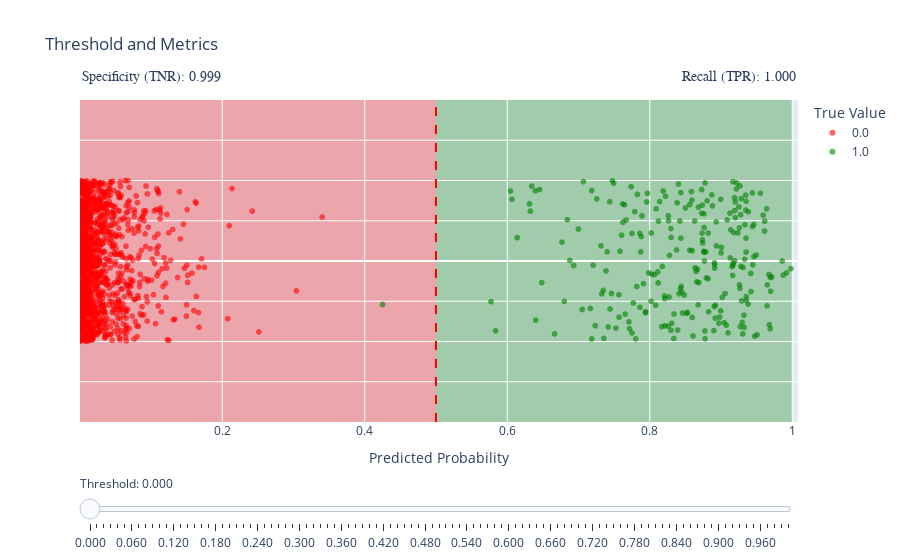

The code cell stored with this chart in its notebook:
### Markdown cell above
Este gráfico muestra un **SHAP Summary Plot** que indica cómo cada característica afecta la salida del modelo. La importancia de cada característica y su influencia se visualizan a través de los **valores SHAP**, que reflejan el impacto sobre la predicción del modelo:

- **TotalWorkingYears** es la característica más influyente, con valores altos (en rojo) que tienden a incrementar el valor de predicción del modelo, sugiriendo que una mayor experiencia laboral se asocia con una mayor probabilidad de retención.
- **MaritalStatus** también tiene un gran impacto. Los empleados casados (valores altos, en rojo) parecen estar más inclinados a permanecer en la empresa, mientras que los valores bajos están asociados con un impacto negativo en la retención.
- **Age** y **JobSatisfaction** son otras características importantes. Los empleados mayores y aquellos con una alta satisfacción laboral (en rojo) tienden a tener un impacto positivo en la retención según el modelo.
- **YearsSinceLastPromotion** demuestra que aquellos empleados que llevan más tiempo sin promocionar (rojo), son aquellos que tienden a una menor probabilidad de retención.
- **EnvironmentSatisfaction** y **NumCompaniesWorked** también afectan la predicción: altos niveles de satisfacción con el ambiente laboral (rojo) están asociados con una retención más alta, mientras que haber trabajado en muchas empresas (en azul) está relacionado con una menor estabilidad.

Otras características interesantes que influyen sobre la retención podrían ser **YearsAtCompany**, ya que no parece haber un patrón muy claro que motive a empleados más veteranos (o novatos) a marcharse de la empresa. Características puramente categóricas como pueden ser **EducationField** presentan el patrón que presentan puramente por el target encoding, donde se le asignó la tasa de retención de cada uno, por lo que es normal encontrar este ordenamiento.

### Code cell
plot_interactive_probs(y, y_prob)

### Figure 1 — Plotly figure (JSON) as saved in the notebook; plotly's stock layout.template omitted (floating-point values rounded to 4 significant figures; data arrays with more than 128 entries replaced by an {"elided": "..."} marker saying what was removed)
{"data": [{"hovertemplate": "True Value=0.0<br>Predicted Probability=%{x}<br>Jitter=%{y}<extra></extra>", "legendgroup": "0.0", "marker": {"color": "red", "opacity": 0.6, "symbol": "circle"}, "mode": "markers", "name": "0.0", "showlegend": true, "type": "scattergl", "x": {"elided": "1279 float values"}, "xaxis": "x", "y": {"elided": "1279 float values"}, "yaxis": "y"}, {"hovertemplate": "True Value=1.0<br>Predicted Probability=%{x}<br>Jitter=%{y}<extra></extra>", "legendgroup": "1.0", "marker": {"color": "green", "opacity": 0.6, "symbol": "circle"}, "mode": "markers", "name": "1.0", "showlegend": true, "type": "scattergl", "x": {"elided": "243 float values"}, "xaxis": "x", "y": {"elided": "243 float values"}, "yaxis": "y"}], "layout": {"annotations": [{"showarrow": false, "text": "", "x": 0.5, "xanchor": "right", "xref": "x", "y": 1, "yanchor": "top", "yref": "y domain"}, {"font": {"family": "Arial Black", "size": 14}, "showarrow": false, "text": "Recall (TPR): 1.000", "x": 1, "xref": "paper", "y": 1.1, "yref": "paper"}, {"font": {"family": "Arial Black", "size": 14}, "showarrow": false, "text": "Specificity (TNR): 0.999", "x": 0, "xref": "paper", "y": 1.1, "yref": "paper"}], "coloraxis": {"showscale": false}, "legend": {"title": {"text": "True Value"}, "tracegroupgap": 0}, "shapes": [{"fillcolor": "red", "layer": "below", "line": {"width": 0}, "opacity": 0.3, "type": "rect", "x0": 0, "x1": 0.5, "y0": -1, "y1": 1}, {"fillcolor": "green", "layer": "below", "line": {"width": 0}, "opacity": 0.3, "type": "rect", "x0": 0.5, "x1": 1, "y0": -1, "y1": 1}, {"line": {"color": "red", "dash": "dash", "width": 2}, "type": "line", "x0": 0.5, "x1": 0.5, "xref": "x", "y0": 0, "y1": 1, "yref": "y domain"}], "sliders": [{"active": 0.5, "currentvalue": {"prefix": "Threshold: "}, "pad": {"t": 50}, "steps": [{"args": [{"annotations[1].text": "Recall (TPR): 0.160", "annotations[2].text": "Specificity (TNR): 0.000", "shapes[0].x1": 0.0003722, "shapes[1].x0": 0.0003722, "shapes[2].x0": 0.0003722, "shapes[2].x1": 0.0003722}], "label": "0.000", "method": "relayout"}, {"args": [{"annotations[1].text": "Recall (TPR): 0.234", "annotations[2].text": "Specificity (TNR): 1.000", "shapes[0].x1": 0.01037, "shapes[1].x0": 0.01037, "shapes[2].x0": 0.01037, "shapes[2].x1": 0.01037}], "label": "0.010", "method": "relayout"}, {"args": [{"annotations[1].text": "Recall (TPR): 0.309", "annotations[2].text": "Specificity (TNR): 1.000", "shapes[0].x1": 0.02037, "shapes[1].x0": 0.02037, "shapes[2].x0": 0.02037, "shapes[2].x1": 0.02037}], "label": "0.020", "method": "relayout"}, {"args": [{"annotations[1].text": "Recall (TPR): 0.386", "annotations[2].text": "Specificity (TNR): 1.000", "shapes[0].x1": 0.03037, "shapes[1].x0": 0.03037, "shapes[2].x0": 0.03037, "shapes[2].x1": 0.03037}], "label": "0.030", "method": "relayout"}, {"args": [{"annotations[1].text": "Recall (TPR): 0.459", "annotations[2].text": "Specificity (TNR): 1.000", "shapes[0].x1": 0.04037, "shapes[1].x0": 0.04037, "shapes[2].x0": 0.04037, "shapes[2].x1": 0.04037}], "label": "0.040", "method": "relayout"}, {"args": [{"annotations[1].text": "Recall (TPR): 0.521", "annotations[2].text": "Specificity (TNR): 1.000", "shapes[0].x1": 0.05037, "shapes[1].x0": 0.05037, "shapes[2].x0": 0.05037, "shapes[2].x1": 0.05037}], "label": "0.050", "method": "relayout"}, {"args": [{"annotations[1].text": "Recall (TPR): 0.588", "annotations[2].text": "Specificity (TNR): 1.000", "shapes[0].x1": 0.06037, "shapes[1].x0": 0.06037, "shapes[2].x0": 0.06037, "shapes[2].x1": 0.06037}], "label": "0.060", "method": "relayout"}, {"args": [{"annotations[1].text": "Recall (TPR): 0.662", "annotations[2].text": "Specificity (TNR): 1.000", "shapes[0].x1": 0.07037, "shapes[1].x0": 0.07037, "shapes[2].x0": 0.07037, "shapes[2].x1": 0.07037}], "label": "0.070", "method": "relayout"}, {"args": [{"annotations[1].text": "Recall (TPR): 0.700", "annotations[2].text": "Specificity (TNR): 1.000", "shapes[0].x1": 0.08037, "shapes[1].x0": 0.08037, "shapes[2].x0": 0.08037, "shapes[2].x1": 0.08037}], "label": "0.080", "method": "relayout"}, {"args": [{"annotations[1].text": "Recall (TPR): 0.752", "annotations[2].text": "Specificity (TNR): 1.000", "shapes[0].x1": 0.09037, "shapes[1].x0": 0.09037, "shapes[2].x0": 0.09037, "shapes[2].x1": 0.09037}], "label": "0.090", "method": "relayout"}, {"args": [{"annotations[1].text": "Recall (TPR): 0.784", "annotations[2].text": "Specificity (TNR): 1.000", "shapes[0].x1": 0.1004, "shapes[1].x0": 0.1004, "shapes[2].x0": 0.1004, "shapes[2].x1": 0.1004}], "label": "0.100", "method": "relayout"}, {"args": [{"annotations[1].text": "Recall (TPR): 0.829", "annotations[2].text": "Specificity (TNR): 1.000", "shapes[0].x1": 0.1104, "shapes[1].x0": 0.1104, "shapes[2].x0": 0.1104, "shapes[2].x1": 0.1104}], "label": "0.110", "method": "relayout"}, {"args": [{"annotations[1].text": "Recall (TPR): 0.859", "annotations[2].text": "Specificity (TNR): 1.000", "shapes[0].x1": 0.1204, "shapes[1].x0": 0.1204, "shapes[2].x0": 0.1204, "shapes[2].x1": 0.1204}], "label": "0.120", "method": "relayout"}, {"args": [{"annotations[1].text": "Recall (TPR): 0.887", "annotations[2].text": "Specificity (TNR): 1.000", "shapes[0].x1": 0.1304, "shapes[1].x0": 0.1304, "shapes[2].x0": 0.1304, "shapes[2].x1": 0.1304}], "label": "0.130", "method": "relayout"}, {"args": [{"annotations[1].text": "Recall (TPR): 0.903", "annotations[2].text": "Specificity (TNR): 1.000", "shapes[0].x1": 0.1404, "shapes[1].x0": 0.1404, "shapes[2].x0": 0.1404, "shapes[2].x1": 0.1404}], "label": "0.140", "method": "relayout"}, {"args": [{"annotations[1].text": "Recall (TPR): 0.920", "annotations[2].text": "Specificity (TNR): 1.000", "shapes[0].x1": 0.1504, "shapes[1].x0": 0.1504, "shapes[2].x0": 0.1504, "shapes[2].x1": 0.1504}], "label": "0.150", "method": "relayout"}, {"args": [{"annotations[1].text": "Recall (TPR): 0.942", "annotations[2].text": "Specificity (TNR): 1.000", "shapes[0].x1": 0.1604, "shapes[1].x0": 0.1604, "shapes[2].x0": 0.1604, "shapes[2].x1": 0.1604}], "label": "0.160", "method": "relayout"}, {"args": [{"annotations[1].text": "Recall (TPR): 0.964", "annotations[2].text": "Specificity (TNR): 1.000", "shapes[0].x1": 0.1704, "shapes[1].x0": 0.1704, "shapes[2].x0": 0.1704, "shapes[2].x1": 0.1704}], "label": "0.170", "method": "relayout"}, {"args": [{"annotations[1].text": "Recall (TPR): 0.972", "annotations[2].text": "Specificity (TNR): 1.000", "shapes[0].x1": 0.1804, "shapes[1].x0": 0.1804, "shapes[2].x0": 0.1804, "shapes[2].x1": 0.1804}], "label": "0.180", "method": "relayout"}, {"args": [{"annotations[1].text": "Recall (TPR): 0.972", "annotations[2].text": "Specificity (TNR): 1.000", "shapes[0].x1": 0.1904, "shapes[1].x0": 0.1904, "shapes[2].x0": 0.1904, "shapes[2].x1": 0.1904}], "label": "0.190", "method": "relayout"}, {"args": [{"annotations[1].text": "Recall (TPR): 0.972", "annotations[2].text": "Specificity (TNR): 1.000", "shapes[0].x1": 0.2004, "shapes[1].x0": 0.2004, "shapes[2].x0": 0.2004, "shapes[2].x1": 0.2004}], "label": "0.200", "method": "relayout"}, {"args": [{"annotations[1].text": "Recall (TPR): 0.980", "annotations[2].text": "Specificity (TNR): 1.000", "shapes[0].x1": 0.2104, "shapes[1].x0": 0.2104, "shapes[2].x0": 0.2104, "shapes[2].x1": 0.2104}], "label": "0.210", "method": "relayout"}, {"args": [{"annotations[1].text": "Recall (TPR): 0.984", "annotations[2].text": "Specificity (TNR): 1.000", "shapes[0].x1": 0.2204, "shapes[1].x0": 0.2204, "shapes[2].x0": 0.2204, "shapes[2].x1": 0.2204}], "label": "0.220", "method": "relayout"}, {"args": [{"annotations[1].text": "Recall (TPR): 0.984", "annotations[2].text": "Specificity (TNR): 1.000", "shapes[0].x1": 0.2304, "shapes[1].x0": 0.2304, "shapes[2].x0": 0.2304, "shapes[2].x1": 0.2304}], "label": "0.230", "method": "relayout"}, {"args": [{"annotations[1].text": "Recall (TPR): 0.984", "annotations[2].text": "Specificity (TNR): 1.000", "shapes[0].x1": 0.2404, "shapes[1].x0": 0.2404, "shapes[2].x0": 0.2404, "shapes[2].x1": 0.2404}], "label": "0.240", "method": "relayout"}, {"args": [{"annotations[1].text": "Recall (TPR): 0.988", "annotations[2].text": "Specificity (TNR): 1.000", "shapes[0].x1": 0.2504, "shapes[1].x0": 0.2504, "shapes[2].x0": 0.2504, "shapes[2].x1": 0.2504}], "label": "0.250", "method": "relayout"}, {"args": [{"annotations[1].text": "Recall (TPR): 0.992", "annotations[2].text": "Specificity (TNR): 1.000", "shapes[0].x1": 0.2604, "shapes[1].x0": 0.2604, "shapes[2].x0": 0.2604, "shapes[2].x1": 0.2604}], "label": "0.260", "method": "relayout"}, {"args": [{"annotations[1].text": "Recall (TPR): 0.992", "annotations[2].text": "Specificity (TNR): 1.000", "shapes[0].x1": 0.2704, "shapes[1].x0": 0.2704, "shapes[2].x0": 0.2704, "shapes[2].x1": 0.2704}], "label": "0.270", "method": "relayout"}, {"args": [{"annotations[1].text": "Recall (TPR): 0.992", "annotations[2].text": "Specificity (TNR): 1.000", "shapes[0].x1": 0.2804, "shapes[1].x0": 0.2804, "shapes[2].x0": 0.2804, "shapes[2].x1": 0.2804}], "label": "0.280", "method": "relayout"}, {"args": [{"annotations[1].text": "Recall (TPR): 0.992", "annotations[2].text": "Specificity (TNR): 1.000", "shapes[0].x1": 0.2904, "shapes[1].x0": 0.2904, "shapes[2].x0": 0.2904, "shapes[2].x1": 0.2904}], "label": "0.290", "method": "relayout"}, {"args": [{"annotations[1].text": "Recall (TPR): 0.992", "annotations[2].text": "Specificity (TNR): 1.000", "shapes[0].x1": 0.3004, "shapes[1].x0": 0.3004, "shapes[2].x0": 0.3004, "shapes[2].x1": 0.3004}], "label": "0.300", "method": "relayout"}, {"args": [{"annotations[1].text": "Recall (TPR): 0.996", "annotations[2].text": "Specificity (TNR): 1.000", "shapes[0].x1": 0.3104, "shapes[1].x0": 0.3104, "shapes[2].x0": 0.3104, "shapes[2].x1": 0.3104}], "label": "0.310", "method": "relayout"}, {"args": [{"annotations[1].text": "Recall (TPR): 0.996", "annotations[2].text": "Specificity (TNR): 1.000", "shapes[0].x1": 0.3204, "shapes[1].x0": 0.3204, "shapes[2].x0": 0.3204, "shapes[2].x1": 0.3204}], "label": "0.320", "method": "relayout"}, {"args": [{"annotations[1].text": "Recall (TPR): 0.996", "annotations[2].text": "Specificity (TNR): 1.000", "shapes[0].x1": 0.3304, "shapes[1].x0": 0.3304, "shapes[2].x0": 0.3304, "shapes[2].x1": 0.3304}], "label": "0.330", "method": "relayout"}, {"args": [{"annotations[1].text": "Recall (TPR): 1.000", "annotations[2].text": "Specificity (TNR): 1.000", "shapes[0].x1": 0.3404, "shapes[1].x0": 0.3404, "shapes[2].x0": 0.3404, "shapes[2].x1": 0.3404}], "label": "0.340", "method": "relayout"}, {"args": [{"annotations[1].text": "Recall (TPR): 1.000", "annotations[2].text": "Specificity (TNR): 1.000", "shapes[0].x1": 0.3504, "shapes[1].x0": 0.3504, "shapes[2].x0": 0.3504, "shapes[2].x1": 0.3504}], "label": "0.350", "method": "relayout"}, {"args": [{"annotations[1].text": "Recall (TPR): 1.000", "annotations[2].text": "Specificity (TNR): 1.000", "shapes[0].x1": 0.3604, "shapes[1].x0": 0.3604, "shapes[2].x0": 0.3604, "shapes[2].x1": 0.3604}], "label": "0.360", "method": "relayout"}, {"args": [{"annotations[1].text": "Recall (TPR): 1.000", "annotations[2].text": "Specificity (TNR): 1.000", "shapes[0].x1": 0.3704, "shapes[1].x0": 0.3704, "shapes[2].x0": 0.3704, "shapes[2].x1": 0.3704}], "label": "0.370", "method": "relayout"}, {"args": [{"annotations[1].text": "Recall (TPR): 1.000", "annotations[2].text": "Specificity (TNR): 1.000", "shapes[0].x1": 0.3804, "shapes[1].x0": 0.3804, "shapes[2].x0": 0.3804, "shapes[2].x1": 0.3804}], "label": "0.380", "method": "relayout"}, {"args": [{"annotations[1].text": "Recall (TPR): 1.000", "annotations[2].text": "Specificity (TNR): 1.000", "shapes[0].x1": 0.3904, "shapes[1].x0": 0.3904, "shapes[2].x0": 0.3904, "shapes[2].x1": 0.3904}], "label": "0.390", "method": "relayout"}, {"args": [{"annotations[1].text": "Recall (TPR): 1.000", "annotations[2].text": "Specificity (TNR): 1.000", "shapes[0].x1": 0.4004, "shapes[1].x0": 0.4004, "shapes[2].x0": 0.4004, "shapes[2].x1": 0.4004}], "label": "0.400", "method": "relayout"}, {"args": [{"annotations[1].text": "Recall (TPR): 1.000", "annotations[2].text": "Specificity (TNR): 1.000", "shapes[0].x1": 0.4104, "shapes[1].x0": 0.4104, "shapes[2].x0": 0.4104, "shapes[2].x1": 0.4104}], "label": "0.410", "method": "relayout"}, {"args": [{"annotations[1].text": "Recall (TPR): 1.000", "annotations[2].text": "Specificity (TNR): 1.000", "shapes[0].x1": 0.4204, "shapes[1].x0": 0.4204, "shapes[2].x0": 0.4204, "shapes[2].x1": 0.4204}], "label": "0.420", "method": "relayout"}, {"args": [{"annotations[1].text": "Recall (TPR): 1.000", "annotations[2].text": "Specificity (TNR): 0.999", "shapes[0].x1": 0.4304, "shapes[1].x0": 0.4304, "shapes[2].x0": 0.4304, "shapes[2].x1": 0.4304}], "label": "0.430", "method": "relayout"}, {"args": [{"annotations[1].text": "Recall (TPR): 1.000", "annotations[2].text": "Specificity (TNR): 0.999", "shapes[0].x1": 0.4404, "shapes[1].x0": 0.4404, "shapes[2].x0": 0.4404, "shapes[2].x1": 0.4404}], "label": "0.440", "method": "relayout"}, {"args": [{"annotations[1].text": "Recall (TPR): 1.000", "annotations[2].text": "Specificity (TNR): 0.999", "shapes[0].x1": 0.4504, "shapes[1].x0": 0.4504, "shapes[2].x0": 0.4504, "shapes[2].x1": 0.4504}], "label": "0.450", "method": "relayout"}, {"args": [{"annotations[1].text": "Recall (TPR): 1.000", "annotations[2].text": "Specificity (TNR): 0.999", "shapes[0].x1": 0.4604, "shapes[1].x0": 0.4604, "shapes[2].x0": 0.4604, "shapes[2].x1": 0.4604}], "label": "0.460", "method": "relayout"}, {"args": [{"annotations[1].text": "Recall (TPR): 1.000", "annotations[2].text": "Specificity (TNR): 0.999", "shapes[0].x1": 0.4704, "shapes[1].x0": 0.4704, "shapes[2].x0": 0.4704, "shapes[2].x1": 0.4704}], "label": "0.470", "method": "relayout"}, {"args": [{"annotations[1].text": "Recall (TPR): 1.000", "annotations[2].text": "Specificity (TNR): 0.999", "shapes[0].x1": 0.4804, "shapes[1].x0": 0.4804, "shapes[2].x0": 0.4804, "shapes[2].x1": 0.4804}], "label": "0.480", "method": "relayout"}, {"args": [{"annotations[1].text": "Recall (TPR): 1.000", "annotations[2].text": "Specificity (TNR): 0.999", "shapes[0].x1": 0.4904, "shapes[1].x0": 0.4904, "shapes[2].x0": 0.4904, "shapes[2].x1": 0.4904}], "label": "0.490", "method": "relayout"}, {"args": [{"annotations[1].text": "Recall (TPR): 1.000", "annotations[2].text": "Specificity (TNR): 0.999", "shapes[0].x1": 0.5004, "shapes[1].x0": 0.5004, "shapes[2].x0": 0.5004, "shapes[2].x1": 0.5004}], "label": "0.500", "method": "relayout"}, {"args": [{"annotations[1].text": "Recall (TPR): 1.000", "annotations[2].text": "Specificity (TNR): 0.999", "shapes[0].x1": 0.5104, "shapes[1].x0": 0.5104, "shapes[2].x0": 0.5104, "shapes[2].x1": 0.5104}], "label": "0.510", "method": "relayout"}, {"args": [{"annotations[1].text": "Recall (TPR): 1.000", "annotations[2].text": "Specificity (TNR): 0.999", "shapes[0].x1": 0.5204, "shapes[1].x0": 0.5204, "shapes[2].x0": 0.5204, "shapes[2].x1": 0.5204}], "label": "0.520", "method": "relayout"}, {"args": [{"annotations[1].text": "Recall (TPR): 1.000", "annotations[2].text": "Specificity (TNR): 0.999", "shapes[0].x1": 0.5304, "shapes[1].x0": 0.5304, "shapes[2].x0": 0.5304, "shapes[2].x1": 0.5304}], "label": "0.530", "method": "relayout"}, {"args": [{"annotations[1].text": "Recall (TPR): 1.000", "annotations[2].text": "Specificity (TNR): 0.999", "shapes[0].x1": 0.5404, "shapes[1].x0": 0.5404, "shapes[2].x0": 0.5404, "shapes[2].x1": 0.5404}], "label": "0.540", "method": "relayout"}, {"args": [{"annotations[1].text": "Recall (TPR): 1.000", "annotations[2].text": "Specificity (TNR): 0.999", "shapes[0].x1": 0.5504, "shapes[1].x0": 0.5504, "shapes[2].x0": 0.5504, "shapes[2].x1": 0.5504}], "label": "0.550", "method": "relayout"}, {"args": [{"annotations[1].text": "Recall (TPR): 1.000", "annotations[2].text": "Specificity (TNR): 0.999", "shapes[0].x1": 0.5604, "shapes[1].x0": 0.5604, "shapes[2].x0": 0.5604, "shapes[2].x1": 0.5604}], "label": "0.560", "method": "relayout"}, {"args": [{"annotations[1].text": "Recall (TPR): 1.000", "annotations[2].text": "Specificity (TNR): 0.999", "shapes[0].x1": 0.5704, "shapes[1].x0": 0.5704, "shapes[2].x0": 0.5704, "shapes[2].x1": 0.5704}], "label": "0.570", "method": "relayout"}, {"args": [{"annotations[1].text": "Recall (TPR): 1.000", "annotations[2].text": "Specificity (TNR): 0.998", "shapes[0].x1": 0.5804, "shapes[1].x0": 0.5804, "shapes[2].x0": 0.5804, "shapes[2].x1": 0.5804}], "label": "0.580", "method": "relayout"}, {"args": [{"annotations[1].text": "Recall (TPR): 1.000", "annotations[2].text": "Specificity (TNR): 0.998", "shapes[0].x1": 0.5904, "shapes[1].x0": 0.5904, "shapes[2].x0": 0.5904, "shapes[2].x1": 0.5904}], "label": "0.590", "method": "relayout"}, {"args": [{"annotations[1].text": "Recall (TPR): 1.000", "annotations[2].text": "Specificity (TNR): 0.998", "shapes[0].x1": 0.6004, "shapes[1].x0": 0.6004, "shapes[2].x0": 0.6004, "shapes[2].x1": 0.6004}], "label": "0.600", "method": "relayout"}, {"args": [{"annotations[1].text": "Recall (TPR): 1.000", "annotations[2].text": "Specificity (TNR): 0.996", "shapes[0].x1": 0.6104, "shapes[1].x0": 0.6104, "shapes[2].x0": 0.6104, "shapes[2].x1": 0.6104}], "label": "0.610", "method": "relayout"}, {"args": [{"annotations[1].text": "Recall (TPR): 1.000", "annotations[2].text": "Specificity (TNR): 0.995", "shapes[0].x1": 0.6204, "shapes[1].x0": 0.6204, "shapes[2].x0": 0.6204, "shapes[2].x1": 0.6204}], "label": "0.620", "method": "relayout"}, {"args": [{"annotations[1].text": "Recall (TPR): 1.000", "annotations[2].text": "Specificity (TNR): 0.995", "shapes[0].x1": 0.6304, "shapes[1].x0": 0.6304, "shapes[2].x0": 0.6304, "shapes[2].x1": 0.6304}], "label": "0.630", "method": "relayout"}, {"args": [{"annotations[1].text": "Recall (TPR): 1.000", "annotations[2].text": "Specificity (TNR): 0.991", "shapes[0].x1": 0.6404, "shapes[1].x0": 0.6404, "shapes[2].x0": 0.6404, "shapes[2].x1": 0.6404}], "label": "0.640", "method": "relayout"}, {"args": [{"annotations[1].text": "Recall (TPR): 1.000", "annotations[2].text": "Specificity (TNR): 0.990", "shapes[0].x1": 0.6504, "shapes[1].x0": 0.6504, "shapes[2].x0": 0.6504, "shapes[2].x1": 0.6504}], "label": "0.650", "method": "relayout"}, {"args": [{"annotations[1].text": "Recall (TPR): 1.000", "annotations[2].text": "Specificity (TNR): 0.990", "shapes[0].x1": 0.6604, "shapes[1].x0": 0.6604, "shapes[2].x0": 0.6604, "shapes[2].x1": 0.6604}], "label": "0.660", "method": "relayout"}, {"args": [{"annotations[1].text": "Recall (TPR): 1.000", "annotations[2].text": "Specificity (TNR): 0.989", "shapes[0].x1": 0.6704, "shapes[1].x0": 0.6704, "shapes[2].x0": 0.6704, "shapes[2].x1": 0.6704}], "label": "0.670", "method": "relayout"}, {"args": [{"annotations[1].text": "Recall (TPR): 1.000", "annotations[2].text": "Specificity (TNR): 0.988", "shapes[0].x1": 0.6804, "shapes[1].x0": 0.6804, "shapes[2].x0": 0.6804, "shapes[2].x1": 0.6804}], "label": "0.680", "method": "relayout"}, {"args": [{"annotations[1].text": "Recall (TPR): 1.000", "annotations[2].text": "Specificity (TNR): 0.986", "shapes[0].x1": 0.6904, "shapes[1].x0": 0.6904, "shapes[2].x0": 0.6904, "shapes[2].x1": 0.6904}], "label": "0.690", "method": "relayout"}, {"args": [{"annotations[1].text": "Recall (TPR): 1.000", "annotations[2].text": "Specificity (TNR): 0.985", "shapes[0].x1": 0.7004, "shapes[1].x0": 0.7004, "shapes[2].x0": 0.7004, "shapes[2].x1": 0.7004}], "label": "0.700", "method": "relayout"}, {"args": [{"annotations[1].text": "Recall (TPR): 1.000", "annotations[2].text": "Specificity (TNR): 0.983", "shapes[0].x1": 0.7104, "shapes[1].x0": 0.7104, "shapes[2].x0": 0.7104, "shapes[2].x1": 0.7104}], "label": "0.710", "method": "relayout"}, {"args": [{"annotations[1].text": "Recall (TPR): 1.000", "annotations[2].text": "Specificity (TNR): 0.981", "shapes[0].x1": 0.7204, "shapes[1].x0": 0.7204, "shapes[2].x0": 0.7204, "shapes[2].x1": 0.7204}], "label": "0.720", "method": "relayout"}, {"args": [{"annotations[1].text": "Recall (TPR): 1.000", "annotations[2].text": "Specificity (TNR): 0.979", "shapes[0].x1": 0.7304, "shapes[1].x0": 0.7304, "shapes[2].x0": 0.7304, "shapes[2].x1": 0.7304}], "label": "0.730", "method": "relayout"}, {"args": [{"annotations[1].text": "Recall (TPR): 1.000", "annotations[2].text": "Specificity (TNR): 0.974", "shapes[0].x1": 0.7404, "shapes[1].x0": 0.7404, "shapes[2].x0": 0.7404, "shapes[2].x1": 0.7404}], "label": "0.740", "method": "relayout"}, {"args": [{"annotations[1].text": "Recall (TPR): 1.000", "annotations[2].text": "Specificity (TNR): 0.970", "shapes[0].x1": 0.7504, "shapes[1].x0": 0.7504, "shapes[2].x0": 0.7504, "shapes[2].x1": 0.7504}], "label": "0.750", "method": "relayout"}, {"args": [{"annotations[1].text": "Recall (TPR): 1.000", "annotations[2].text": "Specificity (TNR): 0.967", "shapes[0].x1": 0.7604, "shapes[1].x0": 0.7604, "shapes[2].x0": 0.7604, "shapes[2].x1": 0.7604}], "label": "0.760", "method": "relayout"}, {"args": [{"annotations[1].text": "Recall (TPR): 1.000", "annotations[2].text": "Specificity (TNR): 0.962", "shapes[0].x1": 0.7704, "shapes[1].x0": 0.7704, "shapes[2].x0": 0.7704, "shapes[2].x1": 0.7704}], "label": "0.770", "method": "relayout"}, {"args": [{"annotations[1].text": "Recall (TPR): 1.000", "annotations[2].text": "Specificity (TNR): 0.957", "shapes[0].x1": 0.7804, "shapes[1].x0": 0.7804, "shapes[2].x0": 0.7804, "shapes[2].x1": 0.7804}], "label": "0.780", "method": "relayout"}, {"args": [{"annotations[1].text": "Recall (TPR): 1.000", "annotations[2].text": "Specificity (TNR): 0.952", "shapes[0].x1": 0.7904, "shapes[1].x0": 0.7904, "shapes[2].x0": 0.7904, "shapes[2].x1": 0.7904}], "label": "0.790", "method": "relayout"}, {"args": [{"annotations[1].text": "Recall (TPR): 1.000", "annotations[2].text": "Specificity (TNR): 0.947", "shapes[0].x1": 0.8004, "shapes[1].x0": 0.8004, "shapes[2].x0": 0.8004, "shapes[2].x1": 0.8004}], "label": "0.800", "method": "relayout"}, {"args": [{"annotations[1].text": "Recall (TPR): 1.000", "annotations[2].text": "Specificity (TNR): 0.943", "shapes[0].x1": 0.8104, "shapes[1].x0": 0.8104, "shapes[2].x0": 0.8104, "shapes[2].x1": 0.8104}], "label": "0.810", "method": "relayout"}, {"args": [{"annotations[1].text": "Recall (TPR): 1.000", "annotations[2].text": "Specificity (TNR): 0.938", "shapes[0].x1": 0.8204, "shapes[1].x0": 0.8204, "shapes[2].x0": 0.8204, "shapes[2].x1": 0.8204}], "label": "0.820", "method": "relayout"}, {"args": [{"annotations[1].text": "Recall (TPR): 1.000", "annotations[2].text": "Specificity (TNR): 0.930", "shapes[0].x1": 0.8304, "shapes[1].x0": 0.8304, "shapes[2].x0": 0.8304, "shapes[2].x1": 0.8304}], "label": "0.830", "method": "relayout"}, {"args": [{"annotations[1].text": "Recall (TPR): 1.000", "annotations[2].text": "Specificity (TNR): 0.925", "shapes[0].x1": 0.8404, "shapes[1].x0": 0.8404, "shapes[2].x0": 0.8404, "shapes[2].x1": 0.8404}], "label": "0.840", "method": "relayout"}, {"args": [{"annotations[1].text": "Recall (TPR): 1.000", "annotations[2].text": "Specificity (TNR): 0.919", "shapes[0].x1": 0.8504, "shapes[1].x0": 0.8504, "shapes[2].x0": 0.8504, "shapes[2].x1": 0.8504}], "label": "0.850", "method": "relayout"}, {"args": [{"annotations[1].text": "Recall (TPR): 1.000", "annotations[2].text": "Specificity (TNR): 0.914", "shapes[0].x1": 0.8604, "shapes[1].x0": 0.8604, "shapes[2].x0": 0.8604, "shapes[2].x1": 0.8604}], "label": "0.860", "method": "relayout"}, {"args": [{"annotations[1].text": "Recall (TPR): 1.000", "annotations[2].text": "Specificity (TNR): 0.908", "shapes[0].x1": 0.8704, "shapes[1].x0": 0.8704, "shapes[2].x0": 0.8704, "shapes[2].x1": 0.8704}], "label": "0.870", "method": "relayout"}, {"args": [{"annotations[1].text": "Recall (TPR): 1.000", "annotations[2].text": "Specificity (TNR): 0.898", "shapes[0].x1": 0.8804, "shapes[1].x0": 0.8804, "shapes[2].x0": 0.8804, "shapes[2].x1": 0.8804}], "label": "0.880", "method": "relayout"}, {"args": [{"annotations[1].text": "Recall (TPR): 1.000", "annotations[2].text": "Specificity (TNR): 0.893", "shapes[0].x1": 0.8904, "shapes[1].x0": 0.8904, "shapes[2].x0": 0.8904, "shapes[2].x1": 0.8904}], "label": "0.890", "method": "relayout"}, {"args": [{"annotations[1].text": "Recall (TPR): 1.000", "annotations[2].text": "Specificity (TNR): 0.885", "shapes[0].x1": 0.9004, "shapes[1].x0": 0.9004, "shapes[2].x0": 0.9004, "shapes[2].x1": 0.9004}], "label": "0.900", "method": "relayout"}, {"args": [{"annotations[1].text": "Recall (TPR): 1.000", "annotations[2].text": "Specificity (TNR): 0.881", "shapes[0].x1": 0.9104, "shapes[1].x0": 0.9104, "shapes[2].x0": 0.9104, "shapes[2].x1": 0.9104}], "label": "0.910", "method": "relayout"}, {"args": [{"annotations[1].text": "Recall (TPR): 1.000", "annotations[2].text": "Specificity (TNR): 0.872", "shapes[0].x1": 0.9204, "shapes[1].x0": 0.9204, "shapes[2].x0": 0.9204, "shapes[2].x1": 0.9204}], "label": "0.920", "method": "relayout"}, {"args": [{"annotations[1].text": "Recall (TPR): 1.000", "annotations[2].text": "Specificity (TNR): 0.864", "shapes[0].x1": 0.9304, "shapes[1].x0": 0.9304, "shapes[2].x0": 0.9304, "shapes[2].x1": 0.9304}], "label": "0.930", "method": "relayout"}, {"args": [{"annotations[1].text": "Recall (TPR): 1.000", "annotations[2].text": "Specificity (TNR): 0.856", "shapes[0].x1": 0.9404, "shapes[1].x0": 0.9404, "shapes[2].x0": 0.9404, "shapes[2].x1": 0.9404}], "label": "0.940", "method": "relayout"}, {"args": [{"annotations[1].text": "Recall (TPR): 1.000", "annotations[2].text": "Specificity (TNR): 0.850", "shapes[0].x1": 0.9504, "shapes[1].x0": 0.9504, "shapes[2].x0": 0.9504, "shapes[2].x1": 0.9504}], "label": "0.950", "method": "relayout"}, {"args": [{"annotations[1].text": "Recall (TPR): 1.000", "annotations[2].text": "Specificity (TNR): 0.849", "shapes[0].x1": 0.9604, "shapes[1].x0": 0.9604, "shapes[2].x0": 0.9604, "shapes[2].x1": 0.9604}], "label": "0.960", "method": "relayout"}, {"args": [{"annotations[1].text": "Recall (TPR): 1.000", "annotations[2].text": "Specificity (TNR): 0.843", "shapes[0].x1": 0.9704, "shapes[1].x0": 0.9704, "shapes[2].x0": 0.9704, "shapes[2].x1": 0.9704}], "label": "0.970", "method": "relayout"}, {"args": [{"annotations[1].text": "Recall (TPR): 1.000", "annotations[2].text": "Specificity (TNR): 0.843", "shapes[0].x1": 0.9804, "shapes[1].x0": 0.9804, "shapes[2].x0": 0.9804, "shapes[2].x1": 0.9804}], "label": "0.980", "method": "relayout"}, {"args": [{"annotations[1].text": "Recall (TPR): 1.000", "annotations[2].text": "Specificity (TNR): 0.841", "shapes[0].x1": 0.9904, "shapes[1].x0": 0.9904, "shapes[2].x0": 0.9904, "shapes[2].x1": 0.9904}], "label": "0.990", "method": "relayout"}, {"args": [{"annotations[1].text": "Recall (TPR): 0.000", "annotations[2].text": "Specificity (TNR): 0.840", "shapes[0].x1": 1.0, "shapes[1].x0": 1.0, "shapes[2].x0": 1.0, "shapes[2].x1": 1.0}], "label": "1.000", "method": "relayout"}]}], "title": {"text": "Threshold and Metrics"}, "xaxis": {"anchor": "y", "domain": [0, 1], "range": [0.0003722, 1.008], "title": {"text": "Predicted Probability"}}, "yaxis": {"anchor": "x", "domain": [0, 1], "range": [-0.8, 0.8], "showticklabels": false, "title": {}}}}
